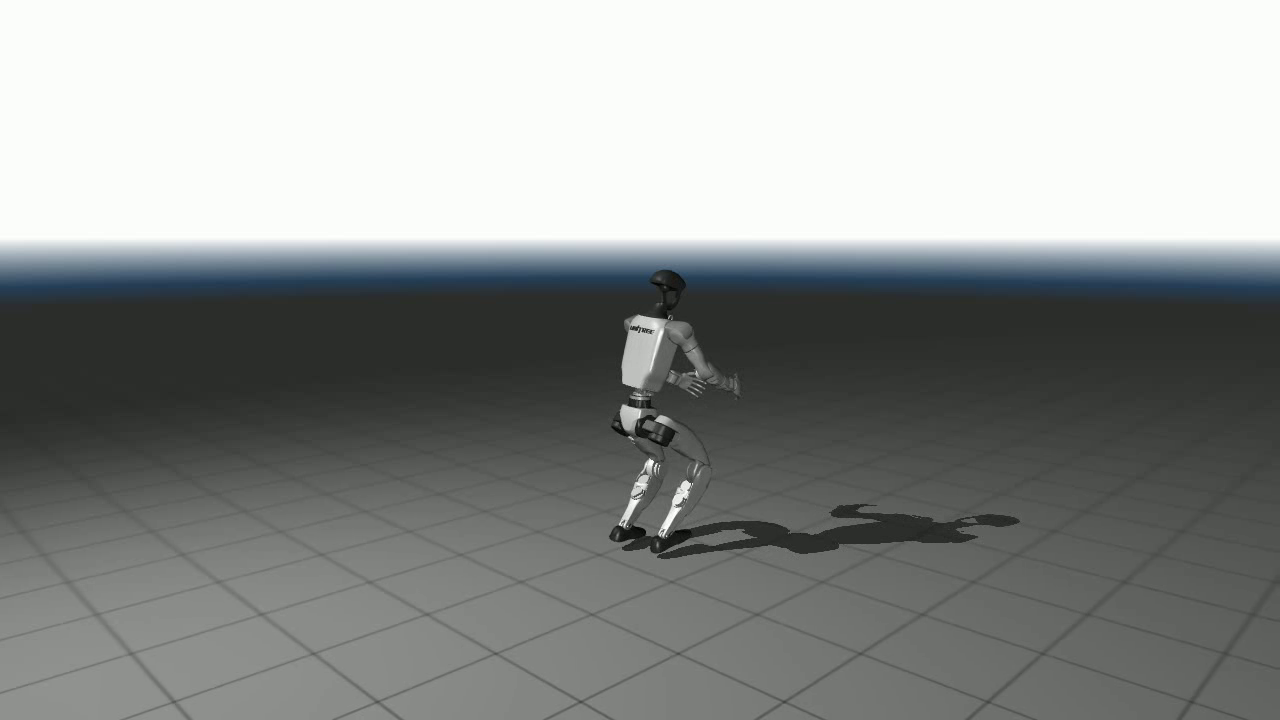
#> input picture frame 176 of example/20260922_162859/video/20260922_162859_g1.mp4, 1280 x 720 px, given in place of 20260922_162859.mp4, which was not available
$ python zoom_dense.py
#> lines starting #> are read from the running program, lines starting #| are printed output that depends on the picture; pictures that were not available may be replaced by others from this repository, and a replacement may not be noted
# -*- coding: utf-8 -*-
"""Very tight zoom on the box during the turn f175-f215 to read the box face angle
and the label side. Also f230-f290 for the 'turn back'."""
import cv2, os, numpy as np
os.chdir(r".")

def strip(frames, out, cw_frac=0.19, ch_frac=0.40, cx_frac=0.47, cy_frac=0.50, tw=170, cols=8):
#> called with out = 'agent/out/turnA.jpg', cw_frac = 0.19, ch_frac = 0.4, cx_frac = 0.47, cy_frac = 0.5, tw = 170, cols = 8
    cap = cv2.VideoCapture("example/20260922_162859/video/20260922_162859.mp4")
    tiles = []
    for f in frames:
        cap.set(cv2.CAP_PROP_POS_FRAMES, f); ok, im = cap.read()
        if not ok: continue
        h, w = im.shape[:2]
        cx, cy = int(w*cx_frac), int(h*cy_frac)
        cw, ch = int(w*cw_frac), int(h*ch_frac)
        x0, y0 = max(cx-cw//2,0), max(cy-ch//2,0)
        c = im[y0:y0+ch, x0:x0+cw].copy()
        c = cv2.resize(c, (tw, int(tw*ch/cw)), interpolation=cv2.INTER_CUBIC)
        cv2.putText(c, "f%d"%f, (5,22), cv2.FONT_HERSHEY_SIMPLEX, 0.65, (0,0,255), 2)
        tiles.append(c)
#> this loop made 20 passes
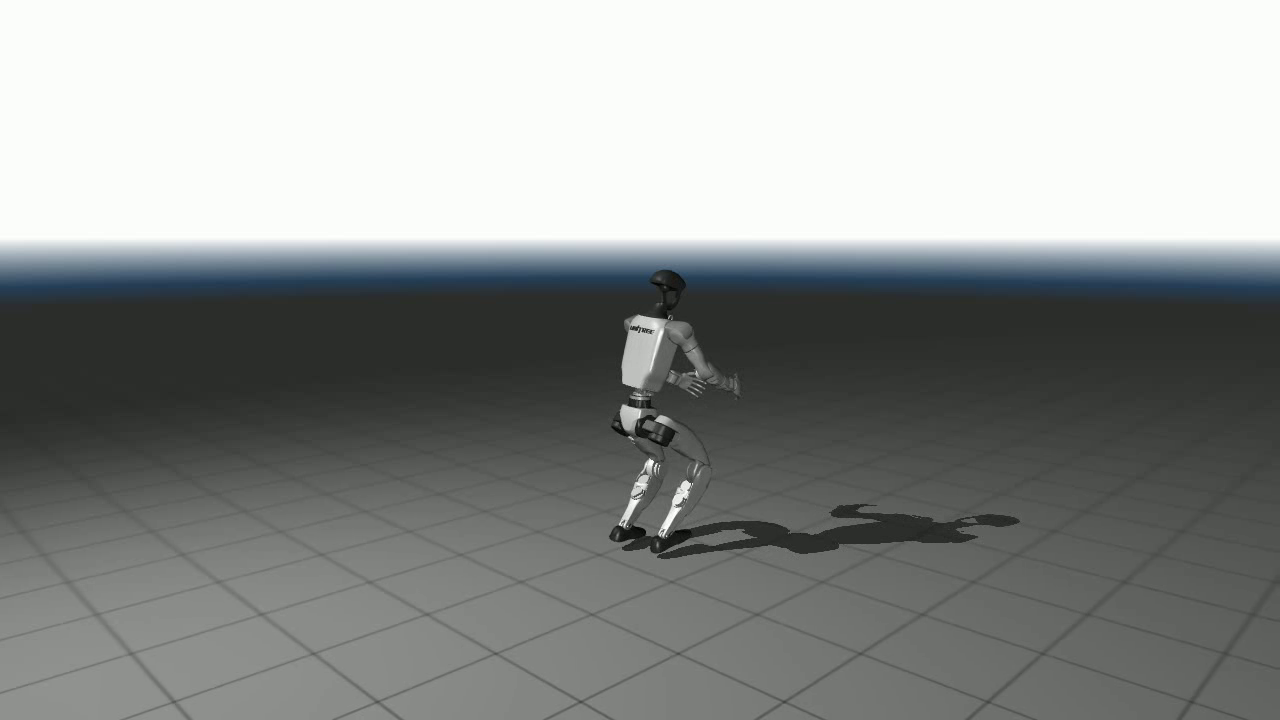
#> input picture frame 176 of example/20260922_162859/video/20260922_162859_g1.mp4, 1280 x 720 px, given in place of 20260922_162859.mp4, which was not available
#> pass 1, in strip, `c = im[y0:y0+ch, x0:x0+cw].copy()`:
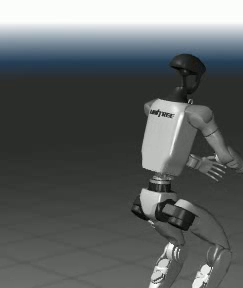
#> c: shape (288, 243, 3); mean B, G, R 98.5, 98.6, 94.2
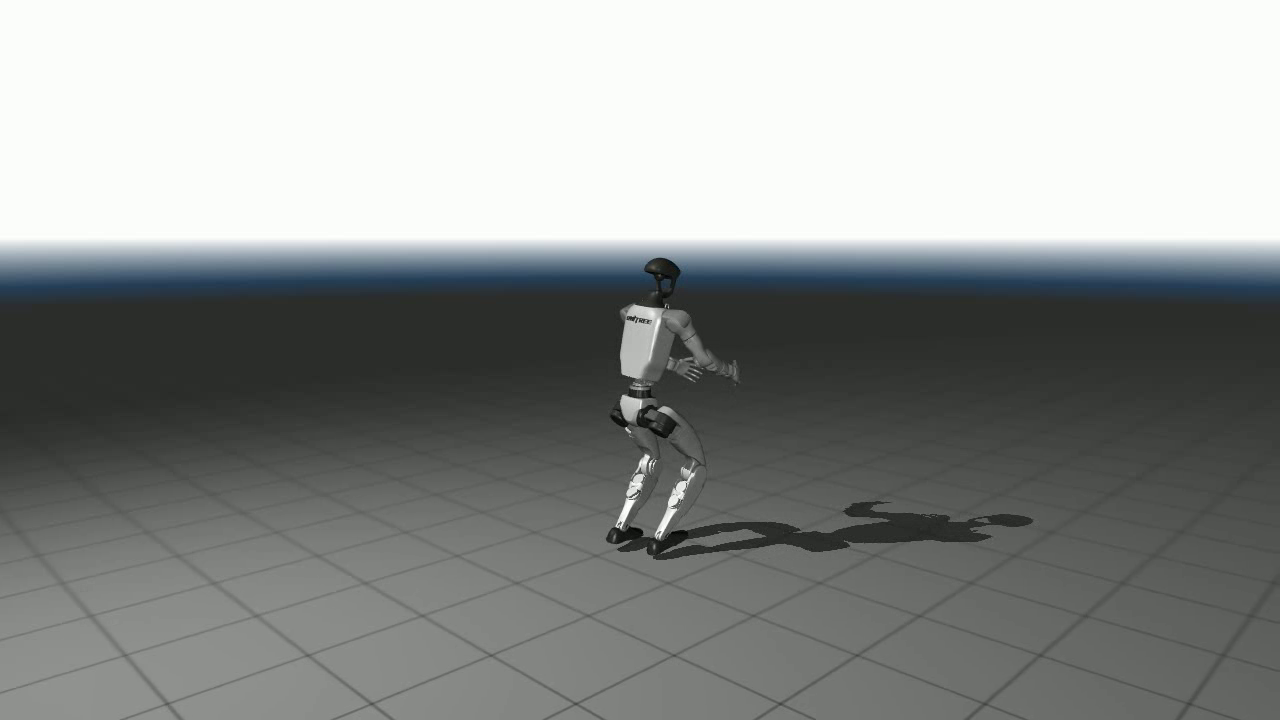
#> input picture frame 178 of example/20260922_162859/video/20260922_162859_g1.mp4, 1280 x 720 px, given in place of 20260922_162859.mp4, which was not available
#> pass 2, in strip, `c = im[y0:y0+ch, x0:x0+cw].copy()`:
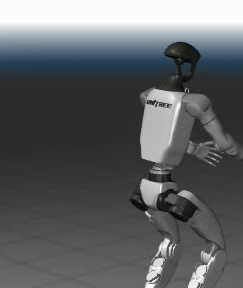
#> c: shape (288, 243, 3); mean B, G, R 98.3, 98.4, 94.1
#> after the loop:
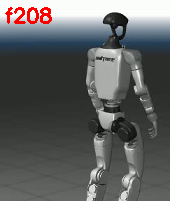
#> c: shape (201, 170, 3); mean B, G, R 96.1, 96.3, 95.1
#> after the loop, tiles = 17 items
    cap.release()
    H = max(t.shape[0] for t in tiles)
#> H = 201
    tiles = [np.vstack([t, np.zeros((H-t.shape[0], t.shape[1],3), np.uint8)]) if t.shape[0]<H else t for t in tiles]
    rows=[]
    for i in range(0, len(tiles), cols):
        r = tiles[i:i+cols]
        if len(r)<cols:
            r = r + [np.zeros((H, tw, 3), np.uint8)]*(cols-len(r))
        rows.append(np.hstack(r))
#> this loop made 3 passes
#> i on passes 2 to 3: 8, 16
#> after the loop, rows = 3 items
    sheet = np.vstack(rows)
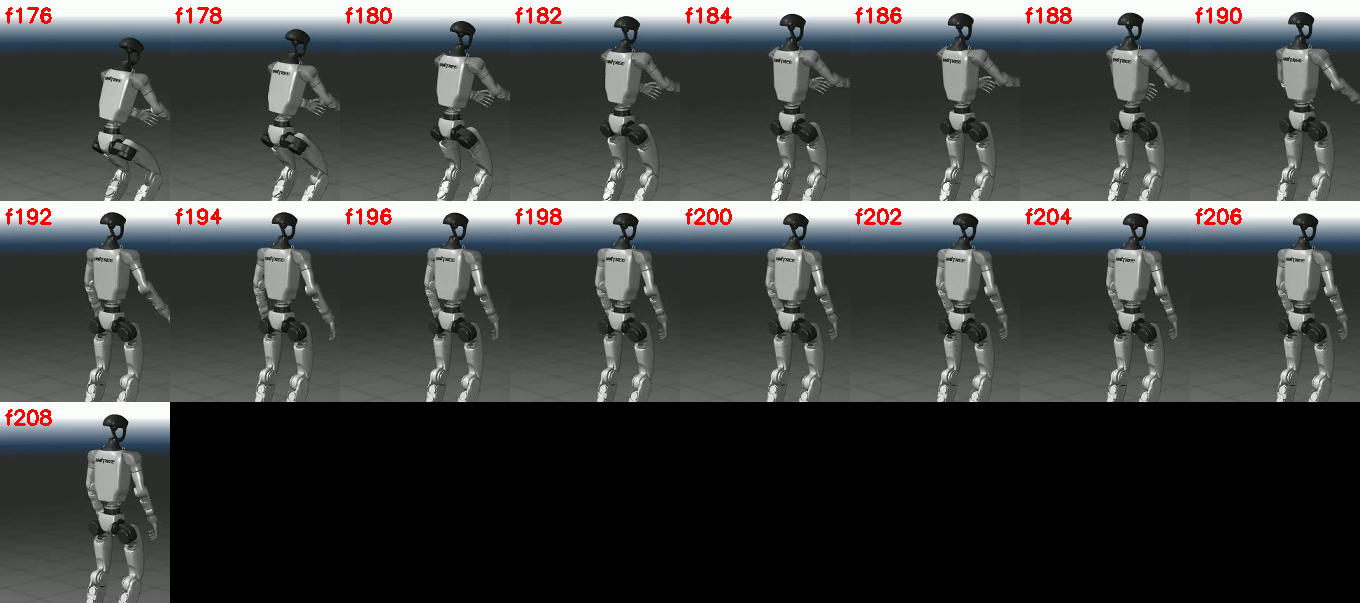
#> sheet: shape (603, 1360, 3); mean of channels 0, 1, 2 67.8, 68, 66.9; drawn as B, G, R
    ok, buf = cv2.imencode(".jpg", sheet, [cv2.IMWRITE_JPEG_QUALITY, 93]); buf.tofile(out)
    print("wrote", out, sheet.shape)
#| wrote agent/out/turnA.jpg (603, 1360, 3)

# turn-out段, dense
strip(list(range(176, 216, 2)), "agent/out/turnA.jpg")
# later段 (turn back?), sparse
strip(list(range(216, 292, 4)), "agent/out/turnB.jpg")
#> (the run stopped early here; a loop or call above may not have finished)

$ run again, starting later in the video
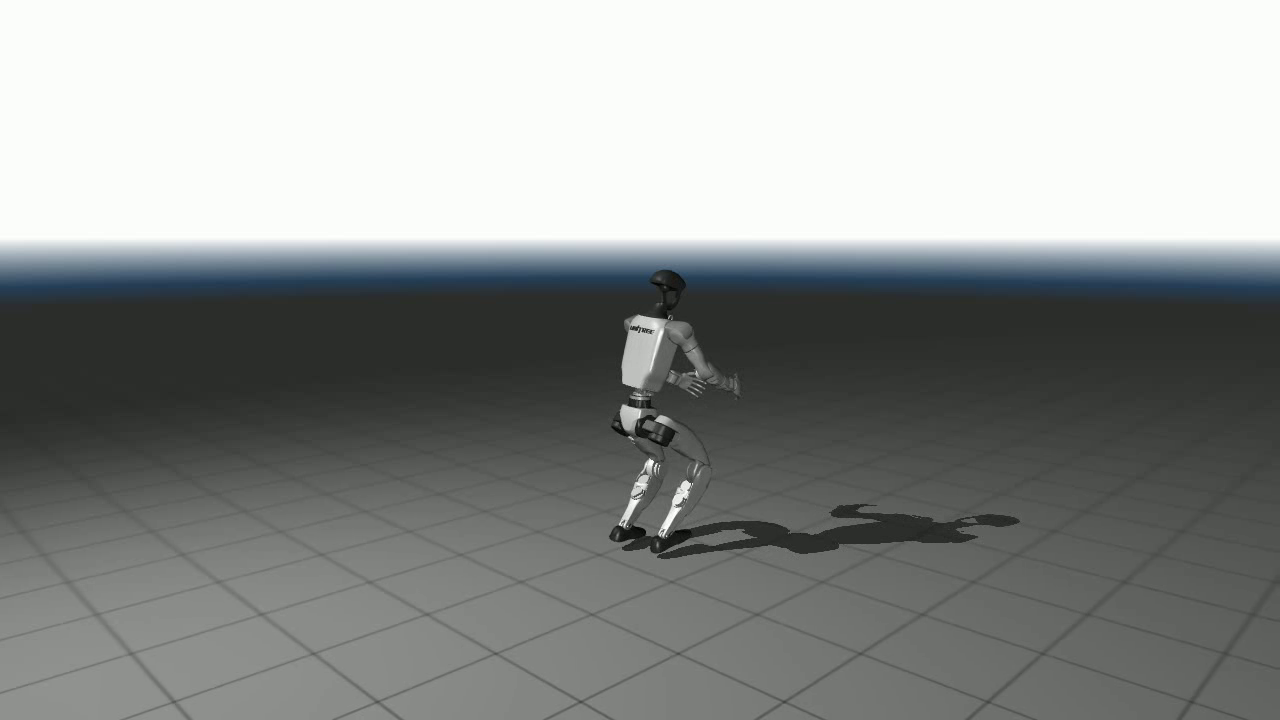
#> input picture frame 176 of example/20260922_162859/video/20260922_162859_g1.mp4, 1280 x 720 px, given in place of 20260922_162859.mp4, which was not available
#> the loop in strip, `for f in frames:` made 20 passes
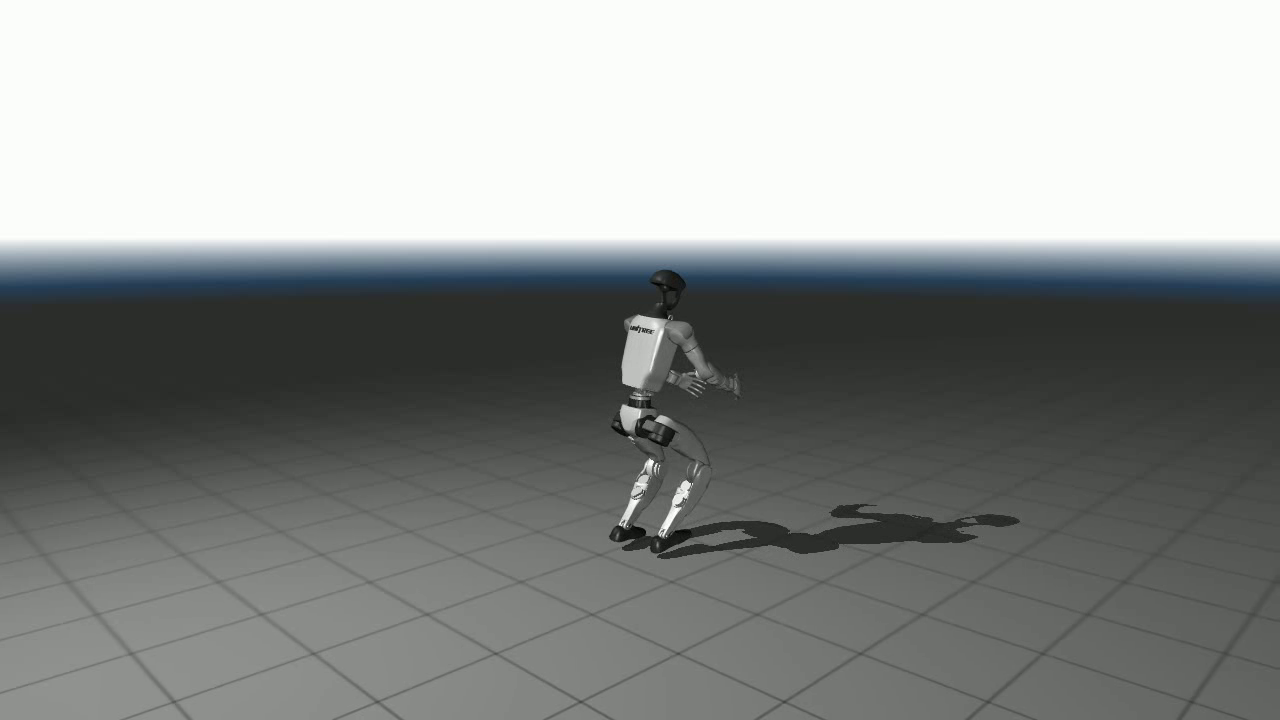
#> input picture frame 176 of example/20260922_162859/video/20260922_162859_g1.mp4, 1280 x 720 px, given in place of 20260922_162859.mp4, which was not available
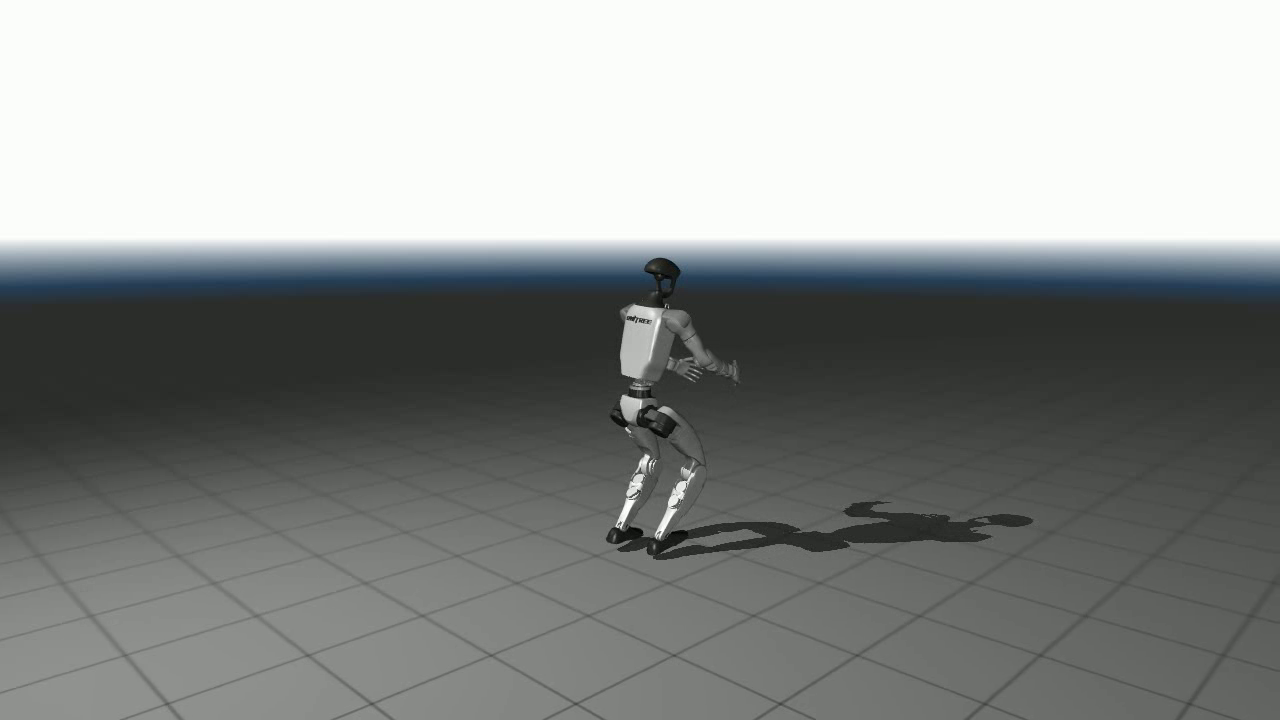
#> input picture frame 178 of example/20260922_162859/video/20260922_162859_g1.mp4, 1280 x 720 px, given in place of 20260922_162859.mp4, which was not available
#> after the loop in strip, `for f in frames:`: tiles = 17 items
#> H = 201
#> the loop in strip, `for i in range(0, len(tiles), cols):` made 3 passes
#> i on passes 2 to 3: 8, 16
#> after the loop in strip, `for i in range(0, len(tiles), cols):`: rows = 3 items
#| wrote agent/out/turnA.jpg (603, 1360, 3)

$ run again, starting later in the video
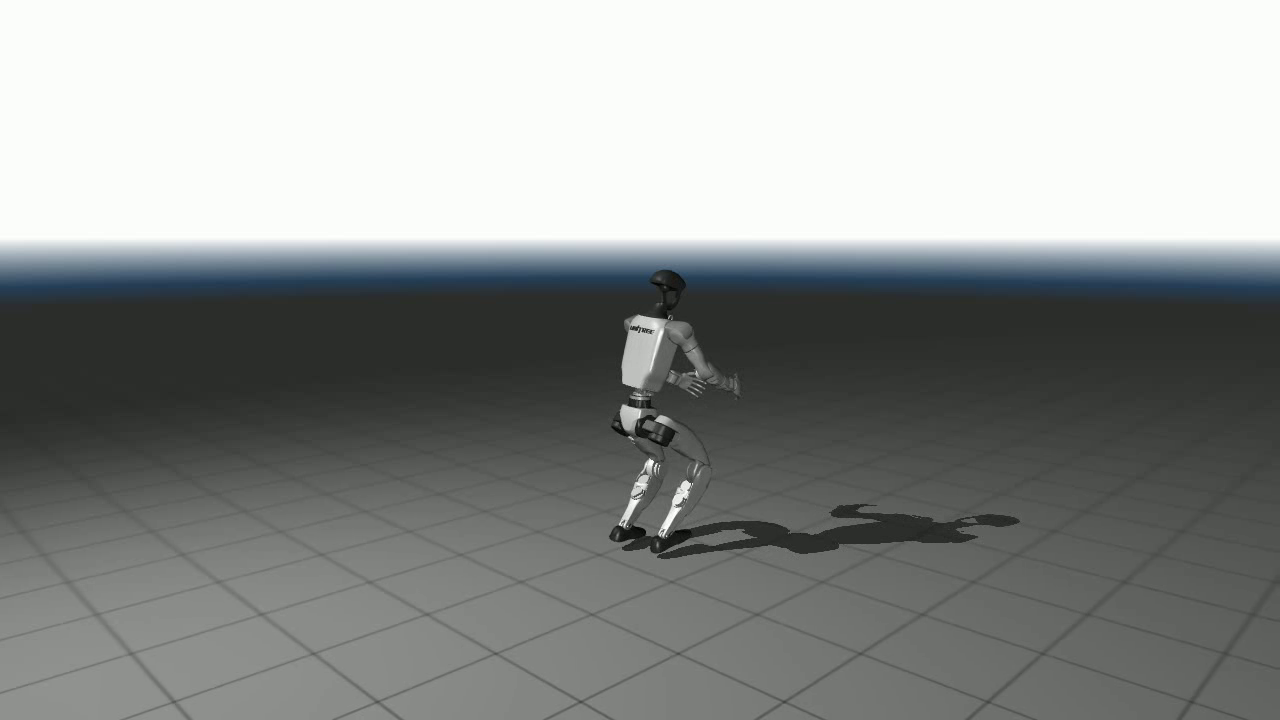
#> input picture frame 176 of example/20260922_162859/video/20260922_162859_g1.mp4, 1280 x 720 px, given in place of 20260922_162859.mp4, which was not available
#> the loop in strip, `for f in frames:` made 20 passes
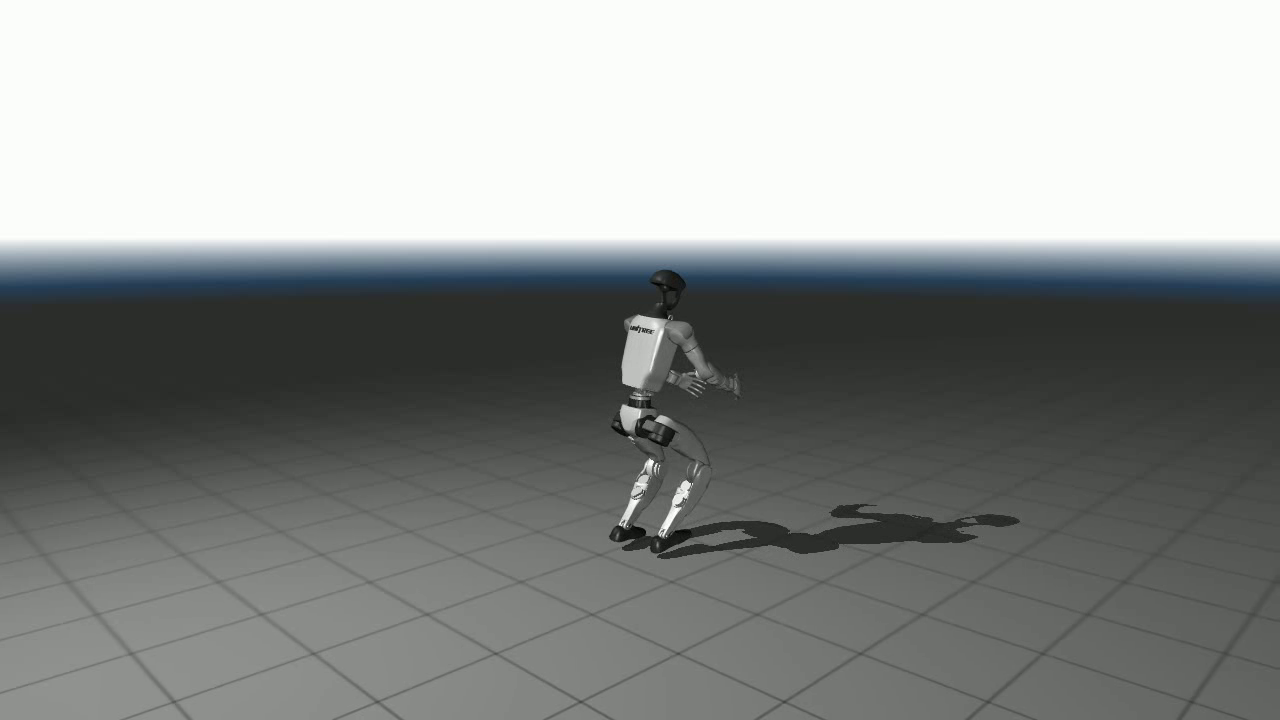
#> input picture frame 176 of example/20260922_162859/video/20260922_162859_g1.mp4, 1280 x 720 px, given in place of 20260922_162859.mp4, which was not available
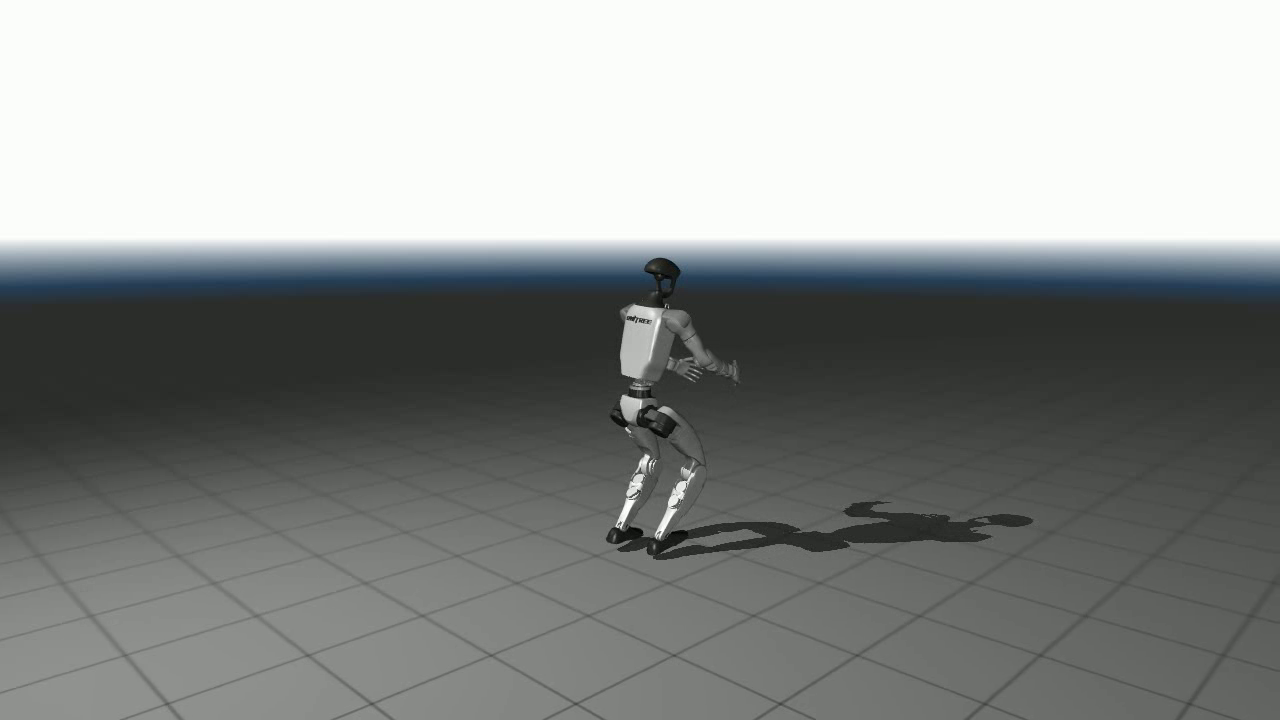
#> input picture frame 178 of example/20260922_162859/video/20260922_162859_g1.mp4, 1280 x 720 px, given in place of 20260922_162859.mp4, which was not available
#> after the loop in strip, `for f in frames:`: tiles = 17 items
#> H = 201
#> the loop in strip, `for i in range(0, len(tiles), cols):` made 3 passes
#> i on passes 2 to 3: 8, 16
#> after the loop in strip, `for i in range(0, len(tiles), cols):`: rows = 3 items
#| wrote agent/out/turnA.jpg (603, 1360, 3)
